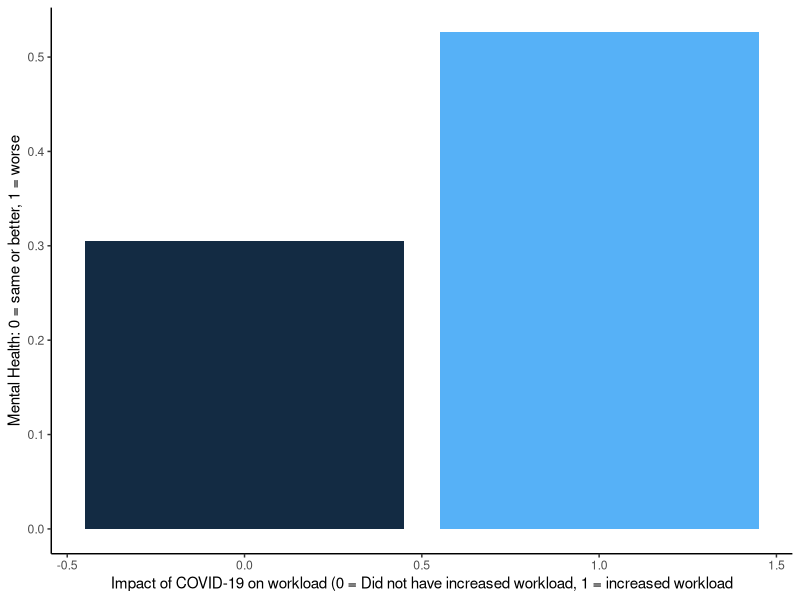

Write the R code that produced this figure.
library(tidyverse)
library(ggplot2)
#should we do probit/logit?
#data cleaning
bigdataCase <- read_csv("shcwep-5362-E-2022_F1.csv")
dat <- filter(bigdataCase,(complete.cases(bigdataCase)))
dat <- filter(dat,GEN_20<=5) #mental health compared to before the pandemic
dat <- filter(dat,ICJ_05E<=2)#workload
dat <- filter(dat,ICJ_05L<=2)#unpaid leave
dat <- filter(dat,IM_10D<=2)#loneliness
dat <- filter(dat,GDRDVGRP<=2)#gender(m/f)
dat <- filter(dat,IM_10C<=2)#knows someone who died from covid
dat <- filter(dat,OCCDVGYW<=3)#the numbers of years in current occupation.
dat <- filter(dat, AGEDVGRP<=4)#age in four groups, youngest to oldest
dat <- filter(dat,ICJ_05D<=2)#different work task? potential instrument
dat <- filter(dat,ICJ_05I<=2)#loss of income 1 = yes 2 = no
dat <- filter(dat,ICJ_05C<=2)#more stressed at work due to COVID 19? 1 = yes 2 = no
dat <- filter(dat,ICJ_05B<=2)#more conflict 1 = yes 2 = no

#Modicification of variables (mostly changing things to binary/bernoulli)
dat <- mutate(dat,mental_health = ifelse(GEN_20 <= 3,0,1)) #changed to Bernoulli, 0 means the same or better
dat <- mutate(dat, workload = ifelse(ICJ_05E == 2,0,1)) # changed workload to Bernoulli
dat <- mutate(dat, unpaid_leave = ifelse(ICJ_05L == 1,1,0)) #unpaid leave is 1, didnt take is 0
dat <- mutate(dat, loneliness = ifelse(IM_10D == 1,1,0)) #1 is experienced loneliness due to covid, 0 is didnt
dat <- mutate(dat, male = ifelse(GDRDVGRP == 1,1,0)) #1 if male, 0 if female
dat <- mutate(dat, closedeath = ifelse(IM_10C == 2,0,1)) #0 if no, 1 if yes ; no significant effect
dat <- mutate(dat, NumberYearFac = as.factor(OCCDVGYW)) # Less than 10 years / 10 to 19 years / 20 years or more
dat <- mutate(dat, AgeFac = as.factor(AGEDVGRP)) # divide age into different segmentation
dat <- mutate(dat, diffTask = ifelse(ICJ_05D == 1,0,1)) #1 is different task
dat <- mutate(dat, incomeloss = ifelse(ICJ_05I == 2,0,1)) # 1 is loss of income due to COVID-19 pandemic
dat <- mutate(dat, more_stress = ifelse(ICJ_05C == 2,0,1)) #1 is more stressed from COVID-19 pandemic
dat <- mutate(dat, more_conflict = ifelse(ICJ_05B == 2,0,1))# 1 is more conflict between employees and management due to covid

#dat["LMAGNOC"][dat["LMAGNOC"] == "2"] <- "Nurse" #LMAGNOC is occupation within healthcare industry
#dat["LMAGNOC"][dat["LMAGNOC"] == "3"] <- "Supportworker" #this is personal support worker or care aides
#dat["LMAGNOC"][dat["LMAGNOC"] == "4"] <- "Other"
#colnames(dat)[colnames(dat) == "LMAGNOC"] ="occupation"
#dat <- mutate(dat, occupation=as.factor(occupation)) #1 was physicians, which are dummy variables

#initial testing for effect of workload on mental health
graphdat <- dat %>% group_by(workload) %>% summarize(mental_health = mean(mental_health))
ggplot(graphdat) + geom_bar(aes(x = workload, y = mental_health, fill = workload), stat = 'identity') + 
  #annotate("text", x = 1.5, y = 1.2, label = "p-value < 2.2e-16", size = 5, col='red') + 
  xlab('Impact of COVID-19 on workload (0 = Did not have increased workload, 1 = increased workload') + ylab('Mental Health: 0 = same or better, 1 = worse') + theme_classic() + 
  theme(legend.position = '')

t.test(mental_health ~ workload, data=dat) #checking if workload affects mental health significantly (it does)
ln0 <- lm(mental_health ~ workload, data=dat) #single variable OLS
summary(ln0) #so far increased workload increases probability of having worse mental health by 22.15%

#Finding our model
#adding other variables
full_model <- lm(mental_health ~ workload + unpaid_leave + loneliness + male + AgeFac + NumberYearFac + diffTask, data=dat) #unpaid leave probably related to workload
#summary(full_model)
#Interactions: male is not an interaction, occupation may not work

# instrument: Age group of respondents in increments of 10
#             the number of years that the respondent has worked in their current occupation.
#             change method of delivery of health care
#             different work task

#instrument testing
ln3 <- lm(workload ~ diffTask + unpaid_leave + loneliness + male + AgeFac + NumberYearFac, data=dat) #testing an instrument (diffTask)
#summary(ln3)

#"preliminary regressions"
ln1 <- lm(mental_health ~ workload, data=dat)
summary(ln1)
ln2 <- lm(mental_health ~ workload + unpaid_leave, data=dat)
summary(ln2)
ln3 <- lm(mental_health ~ workload + unpaid_leave + loneliness, data=dat)
ln4 <- lm(mental_health ~ workload + unpaid_leave + loneliness + male, data=dat)
ln5 <- lm(mental_health ~ workload + unpaid_leave + loneliness + male + AgeFac, data=dat)
ln6 <- lm(mental_health ~ workload + unpaid_leave + loneliness + male + AgeFac + NumberYearFac, data=dat)
ln7 <- lm(mental_health ~ workload + unpaid_leave + loneliness + male + AgeFac + NumberYearFac + incomeloss, data=dat)
ln8 <- lm(mental_health ~ workload + unpaid_leave + loneliness + male + AgeFac + NumberYearFac + incomeloss + more_stress, data=dat)
ln9 <- lm(mental_health ~ workload + unpaid_leave + loneliness + male + AgeFac + NumberYearFac + incomeloss + more_stress + more_conflict, data=dat)

#summary(ln9)
